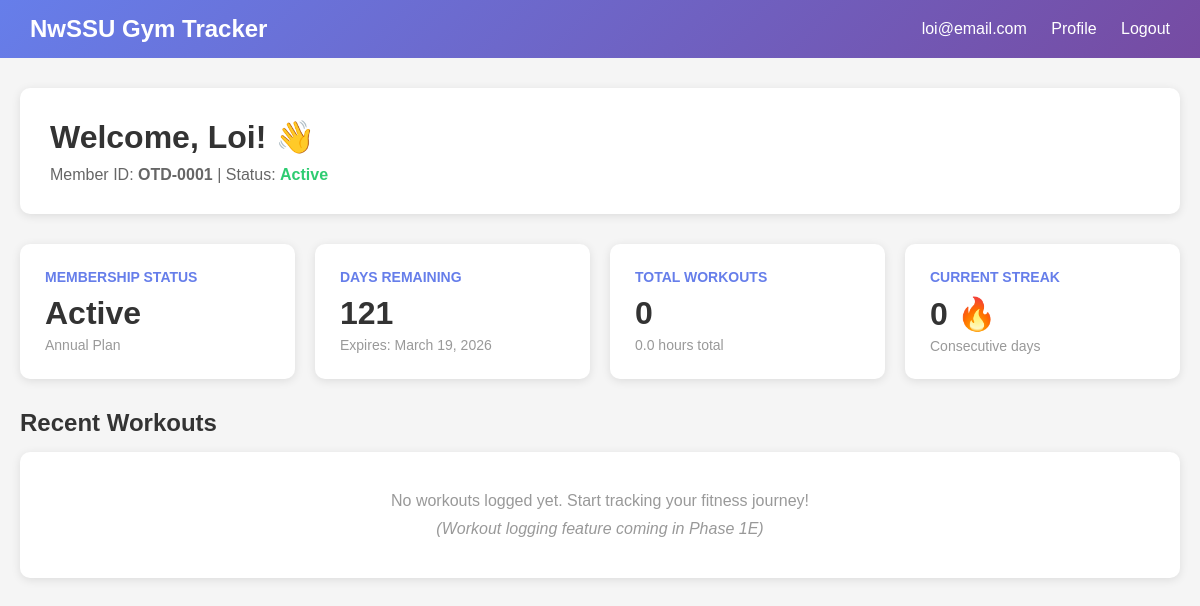
/user/dashboard (signed in), run on an earlier commit of the app's database.
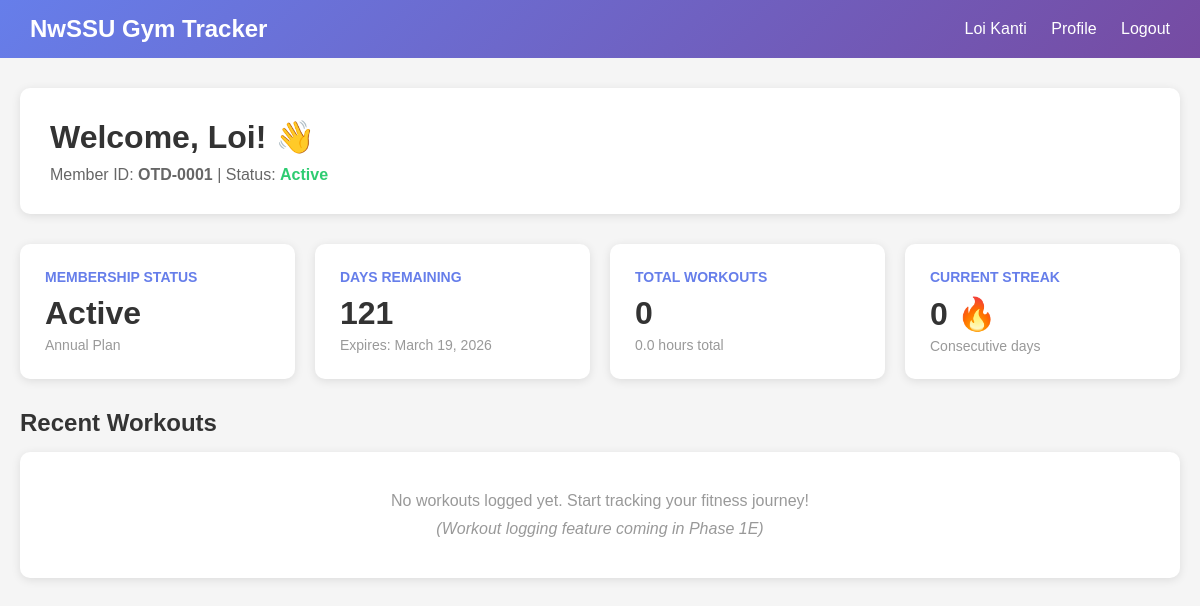
And on a later commit of the database.
### Project/models.py (models this page shows, shortened)
class Member(db.Model):
    __tablename__ = 'members'
    member_id = db.Column(db.Integer, primary_key=True)
    unique_code = db.Column(db.String(10), unique=True, nullable=False)
    first_name = db.Column(db.String(100), nullable=False)
    last_name = db.Column(db.String(100), nullable=False)
    age = db.Column(db.Integer)
    gender = db.Column(db.Enum('Male', 'Female'))
    member_type = db.Column(db.Enum('Faculty', 'Outsider', 'Student'), nullable=False)
    student_number = db.Column(db.String(20))
    gym_plan = db.Column(db.Enum('Daily', 'Monthly', 'Annual'), nullable=False)
    email = db.Column(db.String(150))
    contact_number = db.Column(db.String(20))
    address = db.Column(db.String(255))
    start_date = db.Column(db.Date, nullable=False)
    end_date = db.Column(db.Date, nullable=False)
    status = db.Column(db.Enum('Active', 'Inactive', 'Expired'), default='Active')
    date_registered = db.Column(db.DateTime, default=lambda: datetime.now(pytz.timezone('Asia/Manila')))
    price_paid = db.Column(db.Float, nullable=True)
    password_hash = db.Column(db.String(200), nullable=True)  # NULL for admin-created members
    is_self_registered = db.Column(db.Boolean, default=False)  # True if user registered themselves
    logs = db.relationship('MembershipLog', backref='member', lazy=True, cascade='all, delete-orphan')
    workouts = db.relationship('Workout', backref='member', lazy=True, cascade='all, delete-orphan')
    _original_member_type = None
    def check_and_update_status(self):
        current_date = datetime.now(pytz.timezone('Asia/Manila')).date()
        if current_date > self.end_date:
            self.status = 'Expired'
        elif self.status == 'Expired' and current_date <= self.end_date:
            self.status = 'Active'
        db.session.commit()

### Project/userRoutes.py (the view)
@userRoutes.route('/user/dashboard')
@user_login_required
def dashboard():
    user_id = session.get('user_id')
    member = Member.query.get(user_id)
    if not member:
        flash('User not found. Please login again.', 'error')
        session.clear()
        return redirect(url_for('userAuth.user_login'))
    member.check_and_update_status()
    tz = pytz.timezone('Asia/Manila')
    today = datetime.now(tz).date()
    days_remaining = (member.end_date - today).days if member.end_date > today else 0
    total_workouts = Workout.query.filter_by(member_id=user_id).count()
    total_minutes = db.session.query(db.func.sum(Workout.duration_minutes)).filter_by(member_id=user_id).scalar() or 0
    total_hours = round(total_minutes / 60, 1)
    streak = calculate_workout_streak(user_id)
    recent_workouts = Workout.query.filter_by(member_id=user_id).order_by(Workout.workout_date.desc()).limit(5).all()
    return render_template('user_dashboard.html',
                         member=member,
                         days_remaining=days_remaining,
                         total_workouts=total_workouts,
                         total_hours=total_hours,
                         streak=streak,
                         recent_workouts=recent_workouts)

### Project/userRoutes.py (called while the page is built, shortened)
def user_login_required(f):
    @wraps(f)
    def decorated_function(*args, **kwargs):
        if 'user_id' not in session:
            flash('Please log in to access this page.', 'warning')
            return redirect(url_for('userAuth.user_login'))
        return f(*args, **kwargs)
    return decorated_function

def calculate_workout_streak(member_id):
    tz = pytz.timezone('Asia/Manila')
    today = datetime.now(tz).date()
    workouts = Workout.query.filter_by(member_id=member_id).order_by(Workout.workout_date.desc()).all()
    if not workouts:
        return 0

### Project/templates/user_dashboard.html (shortened to what this page needs)
<!DOCTYPE html>
<html lang="en">
<head>
</head>
<body>
    <div class="navbar">
        <h2>NwSSU Gym Tracker</h2>
        <div>
            <span>{{ session.user_name }}</span>
            <a href="{{ url_for('userRoutes.profile') }}">Profile</a>
            <a href="{{ url_for('userAuth.user_logout') }}">Logout</a>
        </div>
    </div>
    <div class="container">
        <div class="welcome">
            <h1>Welcome, {{ member.first_name }}! 👋</h1>
            <p>Member ID: <strong>{{ member.unique_code }}</strong> | Status: <strong class="status-{{ member.status.lower() }}">{{ member.status }}</strong></p>
        </div>
        <div class="stats">
            <div class="stat-card">
                <h3>Membership Status</h3>
                <div class="value status-{{ member.status.lower() }}">{{ member.status }}</div>
                <div class="label">{{ member.gym_plan }} Plan</div>
            </div>
            <div class="stat-card">
                <h3>Days Remaining</h3>
                <div class="value">{{ days_remaining }}</div>
                <div class="label">Expires: {{ member.end_date.strftime('%B %d, %Y') }}</div>
            </div>
            <div class="stat-card">
                <h3>Total Workouts</h3>
                <div class="value">{{ total_workouts }}</div>
                <div class="label">{{ total_hours }} hours total</div>
            </div>
            <div class="stat-card">
                <h3>Current Streak</h3>
                <div class="value">{{ streak }} 🔥</div>
                <div class="label">Consecutive days</div>
            </div>
        </div>
        <h2 style="margin-bottom: 15px; color: #333;">Recent Workouts</h2>
        {% if recent_workouts %}
        <table>
            <thead>
                <tr>
                    <th>Date</th>
                    <th>Exercise Type</th>
                    <th>Duration</th>
                    <th>Calories</th>
                </tr>
            </thead>
            <tbody>
                {% for workout in recent_workouts %}
                <tr>
                    <td>{{ workout.workout_date.strftime('%b %d, %Y %I:%M %p') }}</td>
                    <td>{{ workout.exercise_type }}</td>
                    <td>{{ workout.duration_minutes }} minutes</td>
                    <td>{{ workout.calories_burned or '-' }}</td>
                </tr>
                {% endfor %}
            </tbody>
        </table>
        {% else %}
        <div class="stat-card no-data">
            <p>No workouts logged yet. Start tracking your fitness journey!</p>
            <p style="margin-top: 10px;"><em>(Workout logging feature coming in Phase 1E)</em></p>
        </div>
        {% endif %}
    </div>
</body>
</html>

### Project/templates/user_dashboard.html (style rules this page uses)
* { margin: 0; padding: 0; box-sizing: border-box; }
body { font-family: Arial, sans-serif; background: #f5f5f5; }
.navbar { background: linear-gradient(135deg, #667eea 0%, #764ba2 100%); color: white; padding: 15px 30px; display: flex; justify-content: space-between; align-items: center; }
.navbar h2 { margin: 0; }
.navbar a { color: white; text-decoration: none; margin-left: 20px; }
.container { max-width: 1200px; margin: 30px auto; padding: 0 20px; }
.welcome { background: white; padding: 30px; border-radius: 10px; margin-bottom: 30px; box-shadow: 0 2px 10px rgba(0,0,0,0.1); }
.welcome h1 { color: #333; margin-bottom: 10px; }
.welcome p { color: #666; }
.stats { display: grid; grid-template-columns: repeat(auto-fit, minmax(250px, 1fr)); gap: 20px; margin-bottom: 30px; }
.stat-card { background: white; padding: 25px; border-radius: 10px; box-shadow: 0 2px 10px rgba(0,0,0,0.1); }
.stat-card h3 { color: #667eea; font-size: 14px; text-transform: uppercase; margin-bottom: 10px; }
.stat-card .value { font-size: 32px; font-weight: bold; color: #333; }
.stat-card .label { color: #999; font-size: 14px; margin-top: 5px; }
.status-active { color: #2ecc71; }
.no-data { text-align: center; padding: 40px; color: #999; }

What changed in the data, as far as the page shows it:
changed Member "Loi": user_name "loi@email.com" → (not shown)
Also different on the page:
{{ session.user_name }}: (not shown) → "Loi Kanti"
